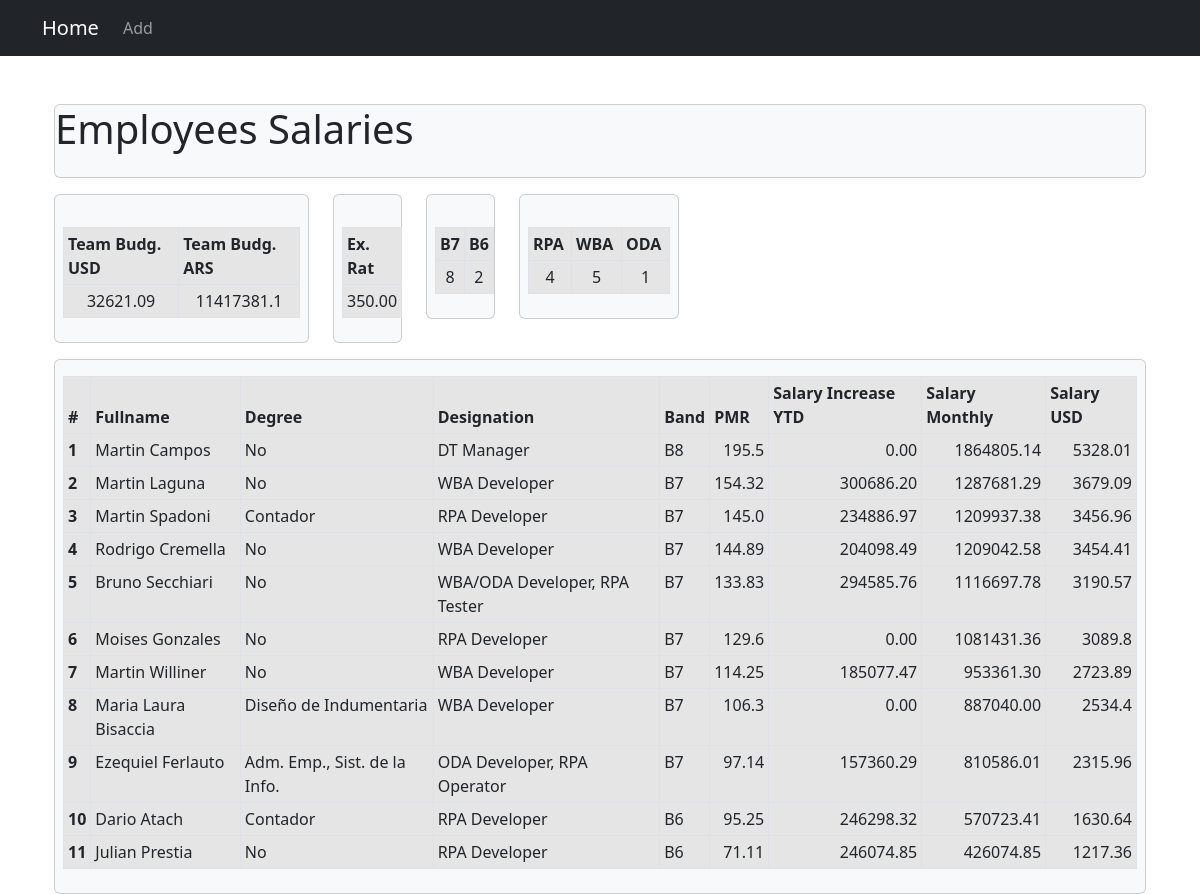
Before: / with the older database file.
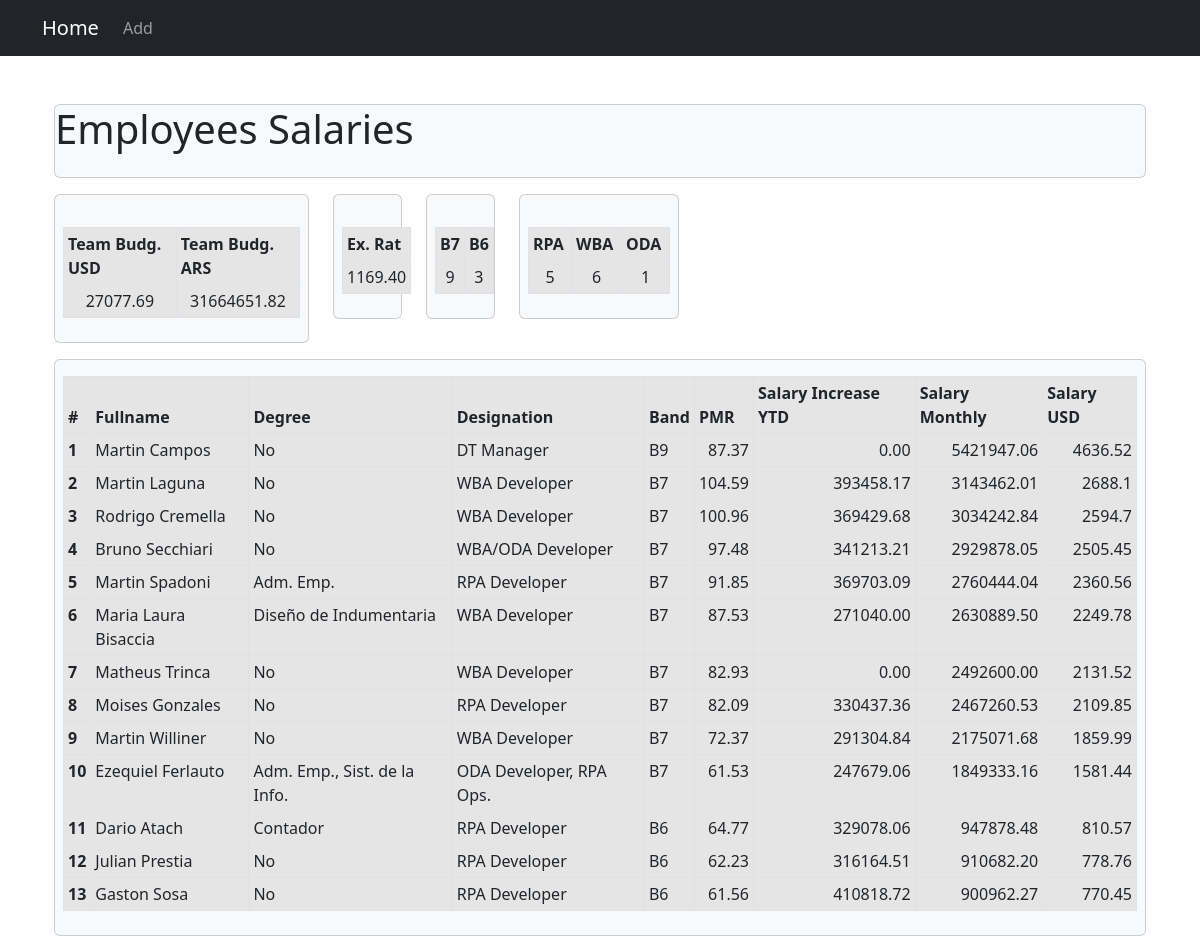
After: the same page with the newer database file.
### employees/models.py (models this page shows, shortened)
class mid_exchrate(models.Model):
	band = models.CharField(max_length=2)
	midpoint = models.DecimalField(max_digits=10, decimal_places=2)
	exch_rate = models.DecimalField(max_digits=10, decimal_places=2)

class Employee(models.Model):
	first_name = models.CharField(max_length=100)
	last_name = models.CharField(max_length=100)
	designation = models.CharField(max_length=100)
	photo = models.ImageField(upload_to='images', blank=True)
	band = models.CharField(max_length=2)
	pmr = models.DecimalField(max_digits=5, decimal_places=2)
	salary_increase_ytd = models.DecimalField(max_digits=10, decimal_places=2)
	salary_monthly = models.DecimalField(max_digits=10, decimal_places=2)
	salary_usd = models.DecimalField(max_digits=10, decimal_places=2)
	title = models.CharField(max_length=100)

### employees/views.py (the view)
# urls.py: 2. Add a URL to urlpatterns:  path('', views.home, name='home')
def home(request):
	employees = Employee.objects.all().order_by('-salary_monthly')
	sum_dolar = 0.0
	sum_pesos = 0.0
	countb7=0
	countb6=0
	countrpa=0
	countwba=0
	countoda=0
	for employee in employees:
		if employee.band == "B7":
			midp = mid_exchrate.objects.get(band='B7')
			exchg = midp.exch_rate
			countb7 += 1
		elif employee.band == "B6":
			midp = mid_exchrate.objects.get(band='B6')
			exchg = midp.exch_rate
			countb6 += 1
		elif employee.band == "B8":
			midp = mid_exchrate.objects.get(band='B8')
			exchg = midp.exch_rate
		else:
			midp = mid_exchrate.objects.get(band='B9')
			exchg = midp.exch_rate
		if employee.designation == "RPA Developer":
			countrpa += 1
		elif employee.designation == "WBA Developer":
			countwba += 1
		else:
			if employee.first_name == "Bruno":
				countwba += 1
			elif employee.first_name == "Ezequiel":
				countoda += 1
			else:
				pass
		employee.pmr = (employee.salary_monthly/ midp.midpoint)*100
		employee.pmr = round(float(employee.pmr),2)
		employee.salary_usd = employee.salary_monthly / exchg
		employee.salary_usd = round(float(employee.salary_usd),2)
		employee.save()
		sum_dolar += float(employee.salary_usd)
		sum_pesos += float(employee.salary_monthly)
		sum_dolar = round(sum_dolar,2)
		sum_pesos = round(sum_pesos,2)
	context = {
		'employees': employees,
		'sum_dolar': sum_dolar,
		'sum_pesos': sum_pesos,
		'countb7': countb7,
		'countb6': countb6,
		'countoda': countoda,
		'countrpa': countrpa,
		'countwba': countwba,
		'exchg':exchg,
	}
	return render(request, 'home.html', context)

### templates/home.html
{% extends 'base.html' %}
{% block content %}
<div class="container">
<div class="card text-dark bg-light mt-3" style="max-width: 78rem;">
	 <h1 class="card-title mb-4">Employees Salaries</h1>
</div>
<div class="row">
<div class="col-sm-3">
<div class="card text-dark bg-light mt-3" style="max-width: 20rem;">
	<br>
	<div class="m-2">
		<table class="table table-sm table-active table-bordered">
			<thead>
				<tr>
				<th scope="col">Team Budg. USD</th>
	      		<th scope="col">Team Budg. ARS</th>
	      	</tr>
			</thead>
		<tbody>
			<tr>
			<td style="text-align: center;">{{ sum_dolar }}</td>
			 <td style="text-align: center;">{{ sum_pesos }}</td>
			</tr>
		</tbody>
		</table>
	</div>
</div>
</div>
<div class="col-sm-1">
<div class="card text-dark bg-light mt-3">
	<br>
	<div class="m-2">
		<table class="table table-sm table-active table-bordered">
			<thead>
				<tr>
				<th scope="col">Ex. Rat</th>
	      	</tr>
			</thead>
		<tbody>
			<tr>
			<td style="text-align: center;">{{ exchg }}</td>
			</tr>
		</tbody>
		</table>
	</div>
</div>
</div>
<div class="col-sm-1">
<div class="card text-dark bg-light mt-3" style="max-width: 25rem;">
	<br>
	<div class="m-2">
		<table class="table table-sm table-active table-bordered">
			<thead>
				<tr>
				<th scope="col">B7</th>
	      		<th scope="col">B6</th>
	      	</tr>
			</thead>
		<tbody>
			<tr>
			<td style="text-align: center;">{{ countb7 }}</td>
			 <td style="text-align: center;">{{ countb6 }}</td>
			</tr>
		</tbody>
		</table>
	</div>
</div>
</div>
<div class="col-sm-2">
<div class="card text-dark bg-light mt-3" style="max-width: 10rem;">
	<br>
	<div class="m-2">
		<table class="table table-sm table-active table-bordered">
			<thead>
				<tr>
				<th scope="col">RPA</th>
	      		<th scope="col">WBA</th>
	      		<th scope="col">ODA</th>
	      	</tr>
			</thead>
		<tbody>
			<tr>
			<td style="text-align: center;">{{ countrpa }}</td>
			 <td style="text-align: center;">{{ countwba }}</td>
			 <td style="text-align: center;">{{ countoda }}</td>
			</tr>
		</tbody>
		</table>
	</div>
</div>
</div>
</div>
<div class="card text-dark bg-light mt-3 mx-auto" style="max-width: 85rem;">
	<div class="mt-3 m-2">
	 <table class="table table-sm table-active table-bordered table-hover">
	    <thead>
	    <tr>
	      <th scope="col">#</th>
	      <th scope="col">Fullname</th>
	      <th scope="col">Degree</th>
	      <th scope="col">Designation</th>
	      <th scope="col">Band</th>
	      <th scope="col">PMR</th>
	      <th scope="col">Salary Increase YTD</th>
	      <th scope="col">Salary Monthly</th>
	      <th scope="col">Salary USD</th>
	    </tr>
	  </thead>
	  <tbody>
	  {% for employee in employees %}
	    <tr>
	      <th scope="row">{{ forloop.counter }}</th>
	      <td><a href="{% url 'employeeDetails' employee.id %}" class="list-group-item">{{ employee.first_name }} {{ employee.last_name }}</a></td>
	      <td><a href="{% url 'employeeDetails' employee.id %}" class="list-group-item">{{ employee.title }}</a></td>
	      <td><a href="{% url 'employeeDetails' employee.id %}" class="list-group-item">{{ employee.designation }}</a></td>
	      <td><a href="{% url 'employeeDetails' employee.id %}" class="list-group-item">{{ employee.band }}</a></td>
	      <td style="text-align: right;"><a href="{% url 'employeeDetails' employee.id %}" class="list-group-item">{{ employee.pmr }}</a></td>
	      <td style="text-align: right;"><a href="{% url 'employeeDetails' employee.id %}" class="list-group-item">{{ employee.salary_increase_ytd }}</a></td>
	      <td style="text-align: right;"><a href="{% url 'employeeDetails' employee.id %}" class="list-group-item">{{ employee.salary_monthly }}</a></td>
	      <td style="text-align: right;"><a href="{% url 'employeeDetails' employee.id %}" class="list-group-item">{{ employee.salary_usd }}</a></td>
	    </tr>
	   {% endfor %}
	  </tbody>
	</table>
</div>
</div>
</div>
{% endblock%}

### templates/base.html (shortened to what this page needs)
{% load static %}
<!DOCTYPE html>
<html lang="en">
<head>
  <link rel = 'stylesheet' href = "{% static 'css/style.css' %}">
  <link href="https://cdn.jsdelivr.net/npm/bootstrap@5.3.0/dist/css/bootstrap.min.css" rel="stylesheet">
    <link rel="stylesheet" href="https://cdnjs.cloudflare.com/ajax/libs/font-awesome/4.7.0/css/font-awesome.min.css">
</head>
<body>
<nav class="navbar navbar-expand-md navbar-dark bg-dark">
<div class="container">
    <a class="navbar-brand" href="{% url 'home' %}">
        <span>Home</span>
    </a>
    <div class="collapse navbar-collapse" id="navbarNav">
        <ul class="navbar-nav mr-auto">
                <li class="nav-item {{ add }}">
                    <a class="nav-link" href="{% url 'uploadEmployee' %}">Add</a>
                </li>
        </ul>
    </div>
</div>
</nav>
<div class="container mt-5">
  {% block content %}{% endblock %}
</div>
</body>
</html>

Changed rows visible on the page:
changed mid_exchrate: exch_rate "350.00" → "1169.40"
changed Employee "Campos": band "B8" → "B9"; pmr "195.5" → "87.37"; salary_monthly "1864805.14" → "5421947.06"; salary_usd "5328.01" → "4636.52"
changed Employee "Laguna": pmr "154.32" → "104.59"; salary_increase_ytd "300686.20" → "393458.17"; salary_monthly "1287681.29" → "3143462.01"; salary_usd "3679.09" → "2688.1"
changed Employee "Rodrigo": pmr "144.89" → "100.96"; salary_increase_ytd "204098.49" → "369429.68"; salary_monthly "1209042.58" → "3034242.84"; salary_usd "3454.41" → "2594.7"
changed Employee "Bruno": designation "WBA/ODA Developer, RPA Tester" → "WBA/ODA Developer"; pmr "133.83" → "97.48"; salary_increase_ytd "294585.76" → "341213.21"; salary_monthly "1116697.78" → "2929878.05"; salary_usd "3190.57" → "2505.45"
changed Employee "Spadoni": title "Contador" → "Adm. Emp."; pmr "145.0" → "91.85"; salary_increase_ytd "234886.97" → "369703.09"; salary_monthly "1209937.38" → "2760444.04"; salary_usd "3456.96" → "2360.56"; moves down the list
changed Employee "Maria Laura": pmr "106.3" → "87.53"; salary_increase_ytd "0.00" → "271040.00"; salary_monthly "887040.00" → "2630889.50"; salary_usd "2534.4" → "2249.78"; moves up the list
added Employee: first_name "Matheus", last_name "Trinca", title "No", designation "WBA Developer", band "B7", pmr "82.93", salary_increase_ytd "0.00", salary_monthly "2492600.00", salary_usd "2131.52"
changed Employee "Moises": pmr "129.6" → "82.09"; salary_increase_ytd "0.00" → "330437.36"; salary_monthly "1081431.36" → "2467260.53"; salary_usd "3089.8" → "2109.85"
changed Employee "Williner": pmr "114.25" → "72.37"; salary_increase_ytd "185077.47" → "291304.84"; salary_monthly "953361.30" → "2175071.68"; salary_usd "2723.89" → "1859.99"
changed Employee "Ezequiel": designation "ODA Developer, RPA Operator" → "ODA Developer, RPA Ops."; pmr "97.14" → "61.53"; salary_increase_ytd "157360.29" → "247679.06"; salary_monthly "810586.01" → "1849333.16"; salary_usd "2315.96" → "1581.44"
changed Employee "Dario": pmr "95.25" → "64.77"; salary_increase_ytd "246298.32" → "329078.06"; salary_monthly "570723.41" → "947878.48"; salary_usd "1630.64" → "810.57"
changed Employee "Julian": pmr "71.11" → "62.23"; salary_increase_ytd "246074.85" → "316164.51"; salary_monthly "426074.85" → "910682.20"; salary_usd "1217.36" → "778.76"
added Employee: first_name "Gaston", last_name "Sosa", title "No", designation "RPA Developer", band "B6", pmr "61.56", salary_increase_ytd "410818.72", salary_monthly "900962.27", salary_usd "770.45"
Other visible differences:
{{ sum_dolar }}: "32621.09" → "27077.69"
{{ sum_pesos }}: "11417381.1" → "31664651.82"
{{ countb7 }}: "8" → "9"
{{ countb6 }}: "2" → "3"
{{ countrpa }}: "4" → "5"
{{ countwba }}: "5" → "6"
